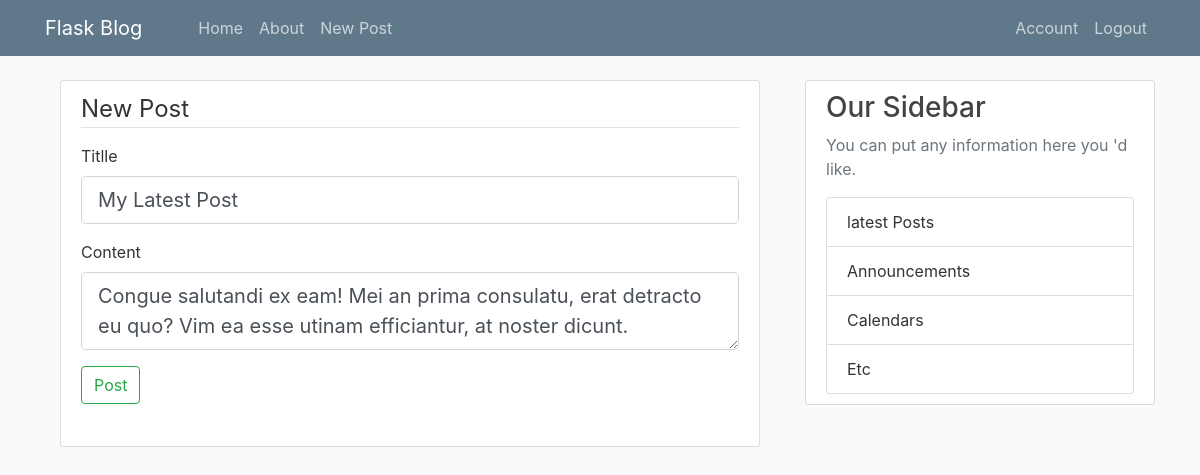
The page /post/27/update (signed in) on the database its author committed.
### flask_blog/models.py (models this page shows, shortened)
class Post(db.Model):
    id = db.Column(db.Integer, primary_key=True)
    title = db.Column(db.String(100), nullable=False)
    date_posted = db.Column(db.DateTime, nullable=False, default=datetime.utcnow)
    content = db.Column(db.Text, nullable=False)
    user_id = db.Column(db.Integer, db.ForeignKey('user.id'), nullable=False)

### flask_blog/routes.py (the view)
@app.route("/post/<int:post_id>/update", methods=['GET', 'POST'])
@login_required
def post_update(post_id):
    post = Post.query.get_or_404(post_id)
    if post.author != current_user:
        abort(403)
    form = PostForm()
    if form.validate_on_submit():
        post.title = form.title.data
        post.content = form.content.data
        db.session.commit()
        flash('Your post has been updated!', 'success')
        return redirect(url_for('post', post_id=post.id))
    elif request.method == 'GET':
        form.title.data = post.title
        form.content.data = post.content
    return render('new_post.html', title='Update Post',
                           form=form, legend='Update Post')

### flask_blog/forms.py
class PostForm(FlaskForm):
    title = StringField('Titlle', validators=[DataRequired()])
    content = TextAreaField('Content', validators=[DataRequired()])
    submit = SubmitField('Post')

### flask_blog/models.py (called while the page is built)
@login_manager.user_loader
def load_user(user_id):
    return User.query.get(int(user_id))

### flask_blog/templates/new_post.html (shortened to what this page needs)
{% extends "layout/base.html" %}
{% block body %}
    <div class="container">
        <div class="content-section">
            <form action="" method="POST">
                <fieldset class="form-group">
                    <legend class="border-bottom mb-3">New Post</legend>
                    <div class="form-group">
                        {{ form.title.label(class="control-label")}}
                        {% if form.title.errors %}
                            {{ form.title(class="form-control is-invalid form-control-lg")}}
                        {% else %}
                            {{ form.title(class="form-control form-control-lg")}}
                        {% endif %}
                    </div>
                    <div class="form-group">
                        {{ form.content.label(class="control-label")}}
                        {% if form.content.errors %}
                            {{ form.content(class="form-control is-invalid form-control-lg")}}
                        {% else %}
                            {{ form.content(class="form-control form-control-lg")}}
                        {% endif %}
                    </div>
                    <div class="form-group">
                        {{ form.submit(class="btn btn-outline-success")}}
                    </div>
                </fieldset>
            </form>
        </div>
    </div>
{% endblock body %}

### flask_blog/static/main.css (style rules this page uses)
body { background: #fafafa; color: #333333; margin-top: 5rem; }
.content-section { background: #ffffff; padding: 10px 20px; border: 1px solid #dddddd; border-radius: 3px; margin-bottom: 20px; }

### rows shown on the page
Post: title "My Latest Post", content "Congue salutandi ex eam! Mei an prima consulatu, erat detracto eu quo? Vim ea esse utinam efficiantur, at noster dicunt."
